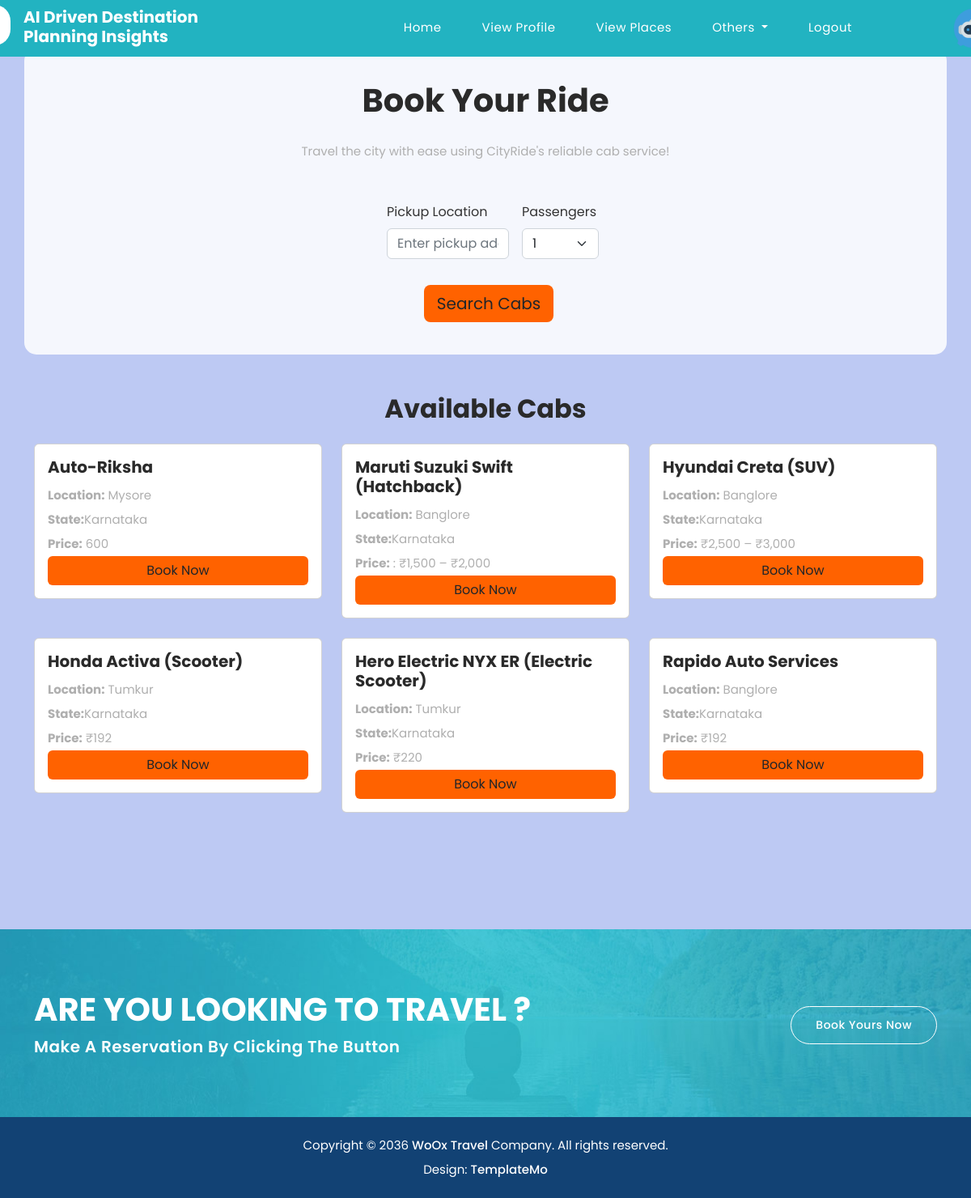
/view_and_book_cars/ (signed in), run on the app's committed database.
### app/models.py (models this page shows, shortened)
class carModel(models.Model):
    carId = models.AutoField(primary_key=True)
    carCompany = models.CharField(max_length=100, null=True)
    state = models.CharField(max_length=50, null=True)
    Country = models.CharField(max_length=100, null=True)
    price = models.CharField(max_length=50, null=True)
    Location = models.CharField(max_length=100, null=True)
    carPic = models.ImageField(upload_to=os.path.join('static', 'carPic'), default='No profile')
    bookingStatus = models.CharField(max_length=50, default='Available')
    class Meta:
        db_table = 'carModel'

### app/views.py (the view)
# urls.py: path('view_and_book_cars/', view_and_book_cars, name='view_and_book_cars'),
def view_and_book_cars(request):
    userMail = request.session['email']
    login = request.session['login']
    all_Vehicles = carModel.objects.all()
    request.session['Payment_for'] = 'Cab_Booking'
    if request.method == 'POST':
        pickUpLocation = request.POST.get('pickup')
        passengers = request.POST.get('passengers')
        Vehicles = carModel.objects.filter(Location__iexact=pickUpLocation)
        return render(request, 'carBookings.html', {'login':login, 'all_Vehicles':Vehicles})
    return render(request, 'carBookings.html', {'login':login, 'all_Vehicles':all_Vehicles})

### templates/carBookings.html (shortened to what this page needs)
  {% extends 'home.html' %}
  {% block main %}
      <div style="margin-top: 60px;">
        <div>
            <section class="hero-section container">
                <h1 class="text-center mb-4">Book Your Ride</h1>
                <p class="text-center mb-5">Travel the city with ease using CityRide's reliable cab service!</p>
                <form action="{% url 'view_and_book_cars' %}" method="post" class="row g-3" style="margin-left: 400px;">
                    <div class="col-md-3">
                        <label for="pickup" class="form-label">Pickup Location</label>
                        <input type="text" class="form-control" id="pickup" placeholder="Enter pickup address" name="pickup">
                    </div>
                    <div class="col-md-2">
                        <label for="passengers" class="form-label">Passengers</label>
                        <select class="form-select" id="passengers" name="passengers">
                            <option>1</option>
                        </select>
                    </div>
                    <div class="col-12 text-center">
                        <button type="submit" class="btn btn-book btn-lg mt-3" style="margin-right: 400px;">Search Cabs</button>
                    </div>
                </form>
            </section>
            {% if all_Vehicles %}
            <section class="container my-5">
                <h2 class="text-center mb-4">Available Cabs</h2>
                <div class="row">
                    {% for vehicle in all_Vehicles %}
                    <div class="col-md-4 mb-4">
                        <div class="card cab-card">
                            <div class="card-body">
                                <h5 class="card-title">{{vehicle.carCompany}}</h5>
                                <p class="card-text">
                                    <strong>Location:</strong> {{vehicle.Location}}<br>
                                    <strong>State:</strong>{{vehicle.state}}<br>
                                    <strong>Price:</strong> {{vehicle.price}}
                                </p>
                                {% if login == 'user' %}
                                <a href="{% url 'payment' vehicle.carId %}" class="btn btn-book w-100">Book Now</a>
                                {% elif login == 'admin' %}
                                <a href="{% url 'removeVehicles' vehicle.carId %}" class="btn btn-book w-100">Remove</a>
                                {% endif %}
                            </div>
                        </div>
                    </div>
                    {% endfor %}
                </div>
            </section>
            {% else %}
            <h4 class="text-center text-primary">No vehicles available..</h4>
            {% endif %}
        </div>
      </div>
  {% endblock %}

### static/assets/css/templatemo-woox-travel.css (style rules this page uses)
html, body, div, span, applet, object, iframe, h1, h2, h3, h4, h5, h6, p, blockquote, div pre, a, abbr, acronym, address, big, cite, code, del, dfn, em, font, img, ins, kbd, q, s, samp, small, strike, strong, sub, sup, tt, var, b, u, i, center, dl, dt, dd, ol, ul, li, figure, header, nav, section, article, aside, footer, figcaption { margin: 0; padding: 0; border: 0; outline: 0; }
header, nav, section, article, aside, footer, hgroup { display: block; }
* { box-sizing: border-box; }
html, body { font-family: 'Poppins', sans-serif; font-weight: 400; background-color: #fff; font-size: 16px; -ms-text-size-adjust: 100%; -webkit-font-smoothing: antialiased; -moz-osx-font-smoothing: grayscale; }
a { color: #22b3c1; text-decoration: none !important; }
h1, h2, h3, h4, h5, h6 { margin-top: 0px; margin-bottom: 0px; color: #2a2a2a; font-weight: 700; }
p { font-size: 15px; line-height: 30px; color: #afafaf; }
html, body { background: #fff; font-family: 'Poppins', sans-serif; }
section { margin-top: 120px; }
body { overflow-x: hidden; }

### templates/carBookings.html (style rules this page uses)
body { background-size: cover; color: #333; background-color: rgb(189, 201, 243); }
.hero-section { background: rgba(255, 255, 255, 0.85); border-radius: 15px; padding: 40px; margin-top: 50px; }
.cab-card { transition: transform 0.3s, box-shadow 0.3s; }
.btn-book { background-color: #ff6200; border: none; }

### data on the page
carModel: carCompany "Auto-Riksha", Location "Mysore", state "Karnataka", price "600"
carModel: carCompany "Maruti Suzuki Swift (Hatchback)", Location "Banglore", state "Karnataka", price ": ₹1,500 – ₹2,000"
carModel: carCompany "Hyundai Creta (SUV)", Location "Banglore", state "Karnataka", price "₹2,500 – ₹3,000"
carModel: carCompany "Honda Activa (Scooter)", Location "Tumkur", state "Karnataka", price "₹192"
carModel: carCompany "Hero Electric NYX ER (Electric Scooter)", Location "Tumkur", state "Karnataka", price "₹220"
carModel: carCompany "Rapido Auto Services", Location "Banglore", state "Karnataka", price "₹192"
